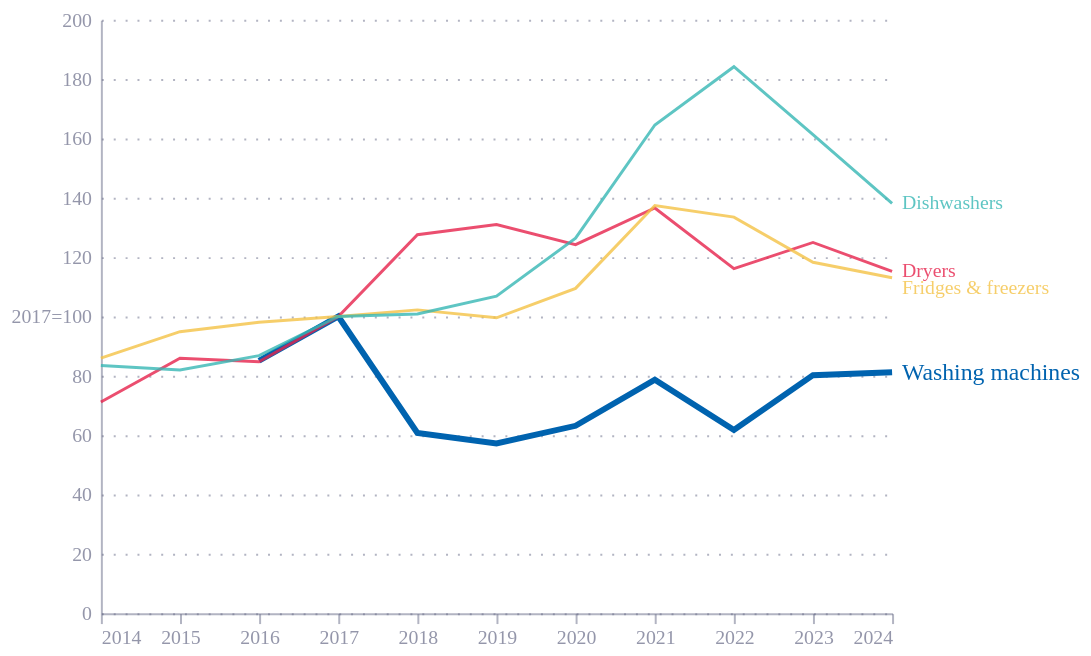

This figure's Vega-Lite source:
### Vega-Lite specification from a JSON file in a GitHub repository (floating-point values rounded to 4 significant figures)
{"config": {"font": "Circular Std", "mark": {"line": {"interpolate": "monotone"}}, "view": {"stroke": "transparent", "width": 400, "height": 300}, "range": {"category": ["#36B7B4", "#E6224B", "#F4C245", "#0063AF", "#00A767", "#179FDB", "#EB5C2E"], "diverging": ["#E6224B", "#E54753", "#C9C9C9", "#179FDB", "#122B39"], "heatmap": ["#C9C9C9", "#179FDB", "#0063AF", "#122B39"], "ordinal": ["#00A767", "#36B7B4", "#179FDB", "#0063AF", "#243B5A"]}, "axisX": {"domainColor": "#676A86", "domainOpacity": 0.5, "grid": false, "labelAngle": 0, "labelColor": "#676A86", "labelOpacity": 0.7, "orient": "bottom", "tickColor": "#676A86", "tickCount": 10, "tickOpacity": 0.5, "title": false, "titleAlign": "center", "titleAnchor": "middle", "titleColor": "#676A86", "titleFontSize": 12, "titleOpacity": 0.8, "titleY": -15}, "axisY": {"domainColor": "#676A86", "domainOpacity": 0.5, "gridColor": "#676A86", "gridDash": [1, 5], "gridOpacity": 0.5, "labelColor": "#676A86", "labelOpacity": 0.7, "labelPadding": 5, "tickColor": "#676A86", "tickCount": 8, "tickOpacity": 0.5, "ticks": false, "titleAlign": "left", "titleAngle": 0, "titleBaseline": "bottom", "titleColor": "#676A86", "titleFontSize": 12, "titleOpacity": 0.8, "titleX": 0, "titleY": -7}}, "layer": [{"mark": {"type": "line"}, "encoding": {"color": {"field": "product", "legend": null, "scale": {"domain": ["Dishwashers", "Dryers", "Fridges & freezers", "Washing machines"]}, "title": "Product", "type": "nominal"}, "opacity": {"condition": {"test": "(datum.product === 'Washing machines')", "value": 1}, "value": 0.8}, "size": {"condition": {"test": "(datum.product === 'Washing machines')", "value": 3}, "value": 1.5}, "x": {"field": "year", "title": "", "type": "temporal"}, "y": {"axis": {"format": ",.0f", "labelExpr": "datum.value == 100? '2017=100' : datum.label"}, "field": "index", "title": "", "type": "quantitative"}}}, {"mark": {"type": "text", "align": "left", "dx": 5, "dy": {"expr": "datum.product == 'Fridges & freezers' ? 5 : 0"}}, "encoding": {"color": {"field": "product", "legend": null, "scale": {"domain": ["Dishwashers", "Dryers", "Fridges & freezers", "Washing machines"]}, "title": "Product", "type": "nominal"}, "opacity": {"condition": {"test": "(datum.product === 'Washing machines')", "value": 1}, "value": 0.8}, "size": {"condition": {"test": "(datum.product === 'Washing machines')", "value": 12}, "value": 10}, "text": {"field": "end_label", "type": "nominal"}, "x": {"field": "year", "title": "", "type": "temporal"}, "y": {"axis": {"format": ",.0f", "labelExpr": "datum.value == 100? '2017=100' : datum.label"}, "field": "index", "title": "", "type": "quantitative"}}}], "data": {"name": "data-9a751be9dacbdbd6c79310683e9e0dd6"}, "$schema": "https://vega.github.io/schema/vega-lite/v5.20.1.json", "datasets": {"data-9a751be9dacbdbd6c79310683e9e0dd6": [{"year": "2016-01-01T00:00:00", "product": "Washing machines", "index": 85.09, "end_label": "", "date": "2016-01-01T00:00:00", "deflator": 0.9791}, {"year": "2017-01-01T00:00:00", "product": "Washing machines", "index": 100.0, "end_label": "", "date": "2017-01-01T00:00:00", "deflator": 1.0}, {"year": "2018-01-01T00:00:00", "product": "Washing machines", "index": 60.74, "end_label": "", "date": "2018-01-01T00:00:00", "deflator": 1.024}, {"year": "2019-01-01T00:00:00", "product": "Washing machines", "index": 57.2, "end_label": "", "date": "2019-01-01T00:00:00", "deflator": 1.043}, {"year": "2020-01-01T00:00:00", "product": "Washing machines", "index": 63.15, "end_label": "", "date": "2020-01-01T00:00:00", "deflator": 1.056}, {"year": "2021-01-01T00:00:00", "product": "Washing machines", "index": 78.71, "end_label": "", "date": "2021-01-01T00:00:00", "deflator": 1.105}, {"year": "2022-01-01T00:00:00", "product": "Washing machines", "index": 61.77, "end_label": "", "date": "2022-01-01T00:00:00", "deflator": 1.194}, {"year": "2023-01-01T00:00:00", "product": "Washing machines", "index": 80.22, "end_label": "", "date": "2023-01-01T00:00:00", "deflator": 1.243}, {"year": "2024-01-01T00:00:00", "product": "Washing machines", "index": 81.2, "end_label": "Washing machines", "date": "2024-01-01T00:00:00", "deflator": 1.28}, {"year": "2014-01-01T00:00:00", "product": "Dryers", "index": 71.16, "end_label": "", "date": "2014-01-01T00:00:00", "deflator": 0.9657}, {"year": "2015-01-01T00:00:00", "product": "Dryers", "index": 85.91, "end_label": "", "date": "2015-01-01T00:00:00", "deflator": 0.9669}, {"year": "2016-01-01T00:00:00", "product": "Dryers", "index": 84.71, "end_label": "", "date": "2016-01-01T00:00:00", "deflator": 0.9791}, {"year": "2017-01-01T00:00:00", "product": "Dryers", "index": 100.0, "end_label": "", "date": "2017-01-01T00:00:00", "deflator": 1.0}, {"year": "2018-01-01T00:00:00", "product": "Dryers", "index": 127.5, "end_label": "", "date": "2018-01-01T00:00:00", "deflator": 1.024}, {"year": "2019-01-01T00:00:00", "product": "Dryers", "index": 131.0, "end_label": "", "date": "2019-01-01T00:00:00", "deflator": 1.043}, {"year": "2020-01-01T00:00:00", "product": "Dryers", "index": 124.2, "end_label": "", "date": "2020-01-01T00:00:00", "deflator": 1.056}, {"year": "2021-01-01T00:00:00", "product": "Dryers", "index": 136.6, "end_label": "", "date": "2021-01-01T00:00:00", "deflator": 1.105}, {"year": "2022-01-01T00:00:00", "product": "Dryers", "index": 116.1, "end_label": "", "date": "2022-01-01T00:00:00", "deflator": 1.194}, {"year": "2023-01-01T00:00:00", "product": "Dryers", "index": 124.9, "end_label": "", "date": "2023-01-01T00:00:00", "deflator": 1.243}, {"year": "2024-01-01T00:00:00", "product": "Dryers", "index": 115.2, "end_label": "Dryers", "date": "2024-01-01T00:00:00", "deflator": 1.28}, {"year": "2014-01-01T00:00:00", "product": "Fridges & freezers", "index": 85.95, "end_label": "", "date": "2014-01-01T00:00:00", "deflator": 0.9657}, {"year": "2015-01-01T00:00:00", "product": "Fridges & freezers", "index": 94.87, "end_label": "", "date": "2015-01-01T00:00:00", "deflator": 0.9669}, {"year": "2016-01-01T00:00:00", "product": "Fridges & freezers", "index": 98.04, "end_label": "", "date": "2016-01-01T00:00:00", "deflator": 0.9791}, {"year": "2017-01-01T00:00:00", "product": "Fridges & freezers", "index": 100.0, "end_label": "", "date": "2017-01-01T00:00:00", "deflator": 1.0}, {"year": "2018-01-01T00:00:00", "product": "Fridges & freezers", "index": 102.2, "end_label": "", "date": "2018-01-01T00:00:00", "deflator": 1.024}, {"year": "2019-01-01T00:00:00", "product": "Fridges & freezers", "index": 99.55, "end_label": "", "date": "2019-01-01T00:00:00", "deflator": 1.043}, {"year": "2020-01-01T00:00:00", "product": "Fridges & freezers", "index": 109.5, "end_label": "", "date": "2020-01-01T00:00:00", "deflator": 1.056}, {"year": "2021-01-01T00:00:00", "product": "Fridges & freezers", "index": 137.4, "end_label": "", "date": "2021-01-01T00:00:00", "deflator": 1.105}, {"year": "2022-01-01T00:00:00", "product": "Fridges & freezers", "index": 133.5, "end_label": "", "date": "2022-01-01T00:00:00", "deflator": 1.194}, {"year": "2023-01-01T00:00:00", "product": "Fridges & freezers", "index": 118.3, "end_label": "", "date": "2023-01-01T00:00:00", "deflator": 1.243}, {"year": "2024-01-01T00:00:00", "product": "Fridges & freezers", "index": 113.0, "end_label": "Fridges & freezers", "date": "2024-01-01T00:00:00", "deflator": 1.28}, {"year": "2014-01-01T00:00:00", "product": "Dishwashers", "index": 83.49, "end_label": "", "date": "2014-01-01T00:00:00", "deflator": 0.9657}, {"year": "2015-01-01T00:00:00", "product": "Dishwashers", "index": 81.94, "end_label": "", "date": "2015-01-01T00:00:00", "deflator": 0.9669}, {"year": "2016-01-01T00:00:00", "product": "Dishwashers", "index": 86.82, "end_label": "", "date": "2016-01-01T00:00:00", "deflator": 0.9791}, {"year": "2017-01-01T00:00:00", "product": "Dishwashers", "index": 100.0, "end_label": "", "date": "2017-01-01T00:00:00", "deflator": 1.0}, {"year": "2018-01-01T00:00:00", "product": "Dishwashers", "index": 100.9, "end_label": "", "date": "2018-01-01T00:00:00", "deflator": 1.024}, {"year": "2019-01-01T00:00:00", "product": "Dishwashers", "index": 106.9, "end_label": "", "date": "2019-01-01T00:00:00", "deflator": 1.043}, {"year": "2020-01-01T00:00:00", "product": "Dishwashers", "index": 126.4, "end_label": "", "date": "2020-01-01T00:00:00", "deflator": 1.056}, {"year": "2021-01-01T00:00:00", "product": "Dishwashers", "index": 164.5, "end_label": "", "date": "2021-01-01T00:00:00", "deflator": 1.105}, {"year": "2022-01-01T00:00:00", "product": "Dishwashers", "index": 184.2, "end_label": "", "date": "2022-01-01T00:00:00", "deflator": 1.194}, {"year": "2023-01-01T00:00:00", "product": "Dishwashers", "index": 161.3, "end_label": "", "date": "2023-01-01T00:00:00", "deflator": 1.243}, {"year": "2024-01-01T00:00:00", "product": "Dishwashers", "index": 138.1, "end_label": "Dishwashers", "date": "2024-01-01T00:00:00", "deflator": 1.28}]}}
